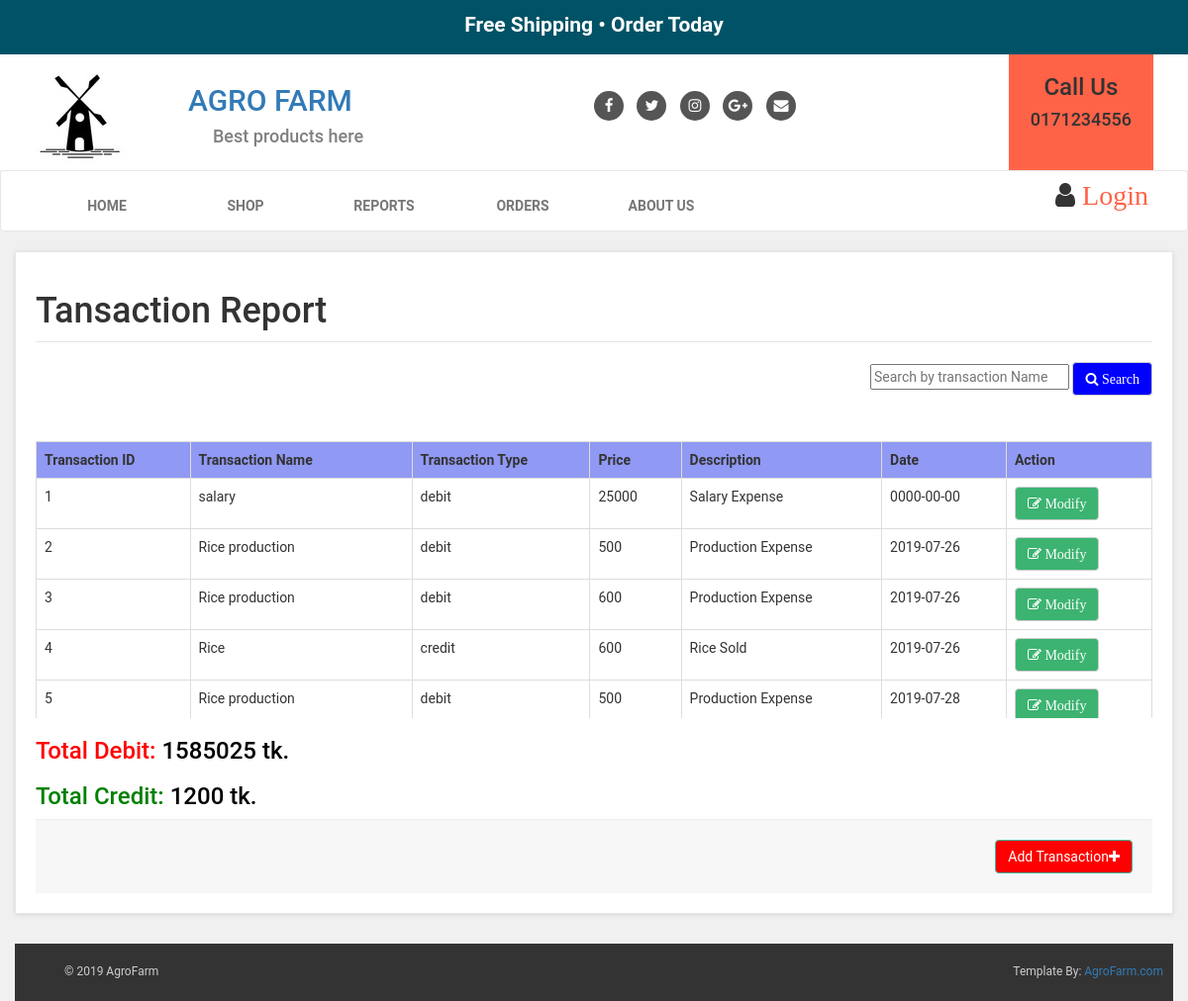
The app's page /Owner/transactionreport.php with its own data.
### tables this page shows
CREATE TABLE `transaction` (
  `TRid` int(5) NOT NULL,
  `TRname` varchar(20) NOT NULL,
  `TRType` varchar(20) NOT NULL,
  `Price` int(10) NOT NULL,
  `Description` varchar(100) NOT NULL,
  `Date` varchar(20) NOT NULL
);

### Owner/transactionreport.php (the view, shortened to what this page needs)
<?php
include "includes/connection.php";
?>
<!DOCTYPE html>
<html>
<head>
	<link rel="stylesheet" href="https://maxcdn.bootstrapcdn.com/bootstrap/3.4.0/css/bootstrap.min.css">
	<link rel="stylesheet" href="style.css">
	<link href="https://stackpath.bootstrapcdn.com/font-awesome/4.7.0/css/font-awesome.min.css" rel="stylesheet">
</head>
<body>
<?php
include "includes/owner_header.php";
?>
		<div class="col-md-12" id="cart">
			<div class="box">
				<form action="" method="post" enctype="multipart-form-data">
					<legend><h1>Tansaction Report</h1></legend>
					<div>
					<span class="pull-right">
							<input type="text" name="search" placeholder="Search by transaction Name">
							<button class="btn btn-default" type="submit" name="submit" value="submit" style="background-color: blue;color: white;">
								<i class="fa fa-search"> Search</i>
							</button>
					</span>
				</div>
				<br>
				<br>
				<br>
					<div class="table-responsive">
						<div class="scroll">
						<table class="table">
<?php
$total_debit=0;
$total_credit=0;
if(isset($_POST['submit']))
{
		$q=mysqli_query($db,"select * from transaction where TRname like '%$_POST[search]%'");
		if(mysqli_num_rows($q)==0)
		{
			?>
			<script type="text/javascript">
				alert("No Transaction Found");
			</script>
			<?php
			$result=mysqli_query($db,"select * from `transaction`;");
echo "<table class='table table-bordered table-hover' >";
echo "<tr style='background-color: #9099f3;'>";
	echo "<th>";  echo "Transaction ID";  echo "</th>";
	echo "<th>";  echo "Transaction Name";  echo "</th>";
	echo "<th>";  echo "Transaction Type";  echo "</th>";
	echo "<th>";  echo "Price";  echo "</th>";
	echo "<th>";  echo "Description";  echo "</th>";
	echo "<th>";  echo "Date";  echo "</th>";
	echo "</tr>";
while($row=mysqli_fetch_assoc($result))
{
	echo "<tr>";
		echo "<td>";  echo $row['TRid'];  echo "</td>";
		echo "<td>";  echo $row['TRname'];  echo "</td>";
		echo "<td>";  echo $row['TRType'];  echo "</td>";
		echo "<td>";  echo $row['Price'];  echo "</td>";
		echo "<td>";  echo $row['Description'];  echo "</td>";
		echo "<td>";  echo $row['Date'];  echo "</td>";
if($row['TRType']=="debit")
		{
			$total_debit +=$row['Price'];
		}
		elseif ($row['TRType']=="credit")
		{
			$total_credit +=$row['Price'];
		}
	echo "</tr>";
}
echo "</table>";
		}
		else
		{
				echo "<table class='table table-bordered table-hover' >";
echo "<tr style='background-color: #9099f3;'>";
	echo "<th>";  echo "Transaction ID";  echo "</th>";
	echo "<th>";  echo "Transaction Name";  echo "</th>";
	echo "<th>";  echo "Transaction Type";  echo "</th>";
	echo "<th>";  echo "Price";  echo "</th>";
	echo "<th>";  echo "Description";  echo "</th>";
	echo "<th>";  echo "Date";  echo "</th>";
	echo "</tr>";
while($row=mysqli_fetch_assoc($q))
{
	echo "<tr>";
		echo "<td>";  echo $row['TRid'];  echo "</td>";
		echo "<td>";  echo $row['TRname'];  echo "</td>";
		echo "<td>";  echo $row['TRType'];  echo "</td>";
		echo "<td>";  echo $row['Price'];  echo "</td>";
		echo "<td>";  echo $row['Description'];  echo "</td>";
		echo "<td>";  echo $row['Date'];  echo "</td>";
		if($row['TRType']=="debit")
		{
			$total_debit +=$row['Price'];
		}
		elseif ($row['TRType']=="credit")
		{
			$total_credit +=$row['Price'];
		}
	echo "</tr>";
}
echo "</table>";
		}
}
else
{
	$result=mysqli_query($db,"select * from `transaction`;");
echo "<table class='table table-bordered table-hover' >";
echo "<tr style='background-color: #9099f3;'>";
	echo "<th>";  echo "Transaction ID";  echo "</th>";
	echo "<th>";  echo "Transaction Name";  echo "</th>";
	echo "<th>";  echo "Transaction Type";  echo "</th>";
	echo "<th>";  echo "Price";  echo "</th>";
	echo "<th>";  echo "Description";  echo "</th>";
	echo "<th>";  echo "Date";  echo "</th>";
	echo "<th>";  echo "Action";  echo "</th>";
	echo "</tr>";
while($row=mysqli_fetch_assoc($result))
{
	echo "<tr>";
		echo "<td>";  echo $row['TRid'];  echo "</td>";
		echo "<td>";  echo $row['TRname'];  echo "</td>";
		echo "<td>";  echo $row['TRType'];  echo "</td>";
		echo "<td>";  echo $row['Price'];  echo "</td>";
		echo "<td>";  echo $row['Description'];  echo "</td>";
		echo "<td>";  echo $row['Date'];  echo "</td>";
		if($row['TRType']=="debit")
		{
			$total_debit +=$row['Price'];
		}
		elseif ($row['TRType']=="credit")
		{
			$total_credit +=$row['Price'];
		}
		echo "<td>"; ?><button class="btn btn-default edition" type="button" style="background-color: mediumseagreen;color: white;">
								<i class="fa fa-pencil-square-o"> Modify</i>
							</button>
		<?php
		echo "</td>";
	echo "</tr>";
}
echo "</table>";
?>
<?php
}
?>
</div>
<?php
if(isset($_POST['submit']) && !empty($_POST['search']) && mysqli_num_rows($q)!=0)
{
	?>
<h3 style="color: red; display: none;visibility: hidden;">Total Debit: <span style="color: black;"> <?php echo $total_debit; ?> tk.</span> </h3>
<h3 style="color: green;display: none;visibility: hidden;">Total Credit: <span style="color: black;"> <?php echo $total_credit; ?> tk.</span> </h3>
<?php
}
else{
	?>
<h3 style="color: red;">Total Debit: <span style="color: black;"> <?php echo $total_debit; ?> tk.</span> </h3>
<h3 style="color: green;">Total Credit: <span style="color: black;"> <?php echo $total_credit; ?> tk.</span> </h3>
<?php
}
?>					<div class="box-footer">
						<div class="pull-right">
							<a href="#" class="btn btn-primary" id="add_transaction" style="background-color: red;">Add Transaction<i class="fa fa-plus"></i></a>
						</div>
					</div>
				</form>
			</div>
</div>
<footer>
	<?php
	include "shop_footer.php";
	?>
</footer>
</body>
</html>

### Customer/styles/style.css (style rules this page uses)
body { font-family: "Roboto",Helvetica,Arial,sans-sarif; font-size: 14px; line-height: 1.42857143; color: #333333; background-color: #f0f0f0; }
.btn-primary { color: rgb(255,255,255); background-color: rgb(75,151,168); border-color: rgb(65,179,156); }
.box { background: #fff; margin: 0 0 30px; border: solid 1px #e6e6e6; padding: 20px; box-shadow: 0 1px 5px rgba(0,0,0,0.1); }
.box .box-footer { background: #f7f7f7; margin: 30px, -20px -20px; padding: 20px; border-top: solid 1px #eeeeee; }
.box .box-footer:before, .box .box-footer:after { content: " "; display: table; }
.box .box-footer:after { clear: both; }

### Owner/transactionreport.php (style rules this page uses)
.scroll { width:100%; height:300px; overflow: scroll; }

### Owner/includes/owner_header.php (style rules this page uses)
.btn-primary { color: rgb(255,255,255); background-color: rgb(75,151,168); border-color: rgb(65,179,156); }

### Owner/shop_footer.php (style rules this page uses)
body { font-family: "Roboto",Helvetica,Arial,sans-sarif; font-size: 14px; line-height: 1.42857143; color: #333333; background-color: #f0f0f0; }

### records on screen
transaction: TRid "1", TRname "salary", TRType "debit", Price "25000", Description "Salary Expense", Date "0000-00-00"
transaction: TRid "2", TRname "Rice production", TRType "debit", Price "500", Description "Production Expense", Date "2019-07-26"
transaction: TRid "3", TRname "Rice production", TRType "debit", Price "600", Description "Production Expense", Date "2019-07-26"
transaction: TRid "4", TRname "Rice", TRType "credit", Price "600", Description "Rice Sold", Date "2019-07-26"
transaction: TRid "5", TRname "Rice production", TRType "debit", Price "500", Description "Production Expense", Date "2019-07-28"

### other values on screen
$total_debit "1585025"
$total_credit "1200"
